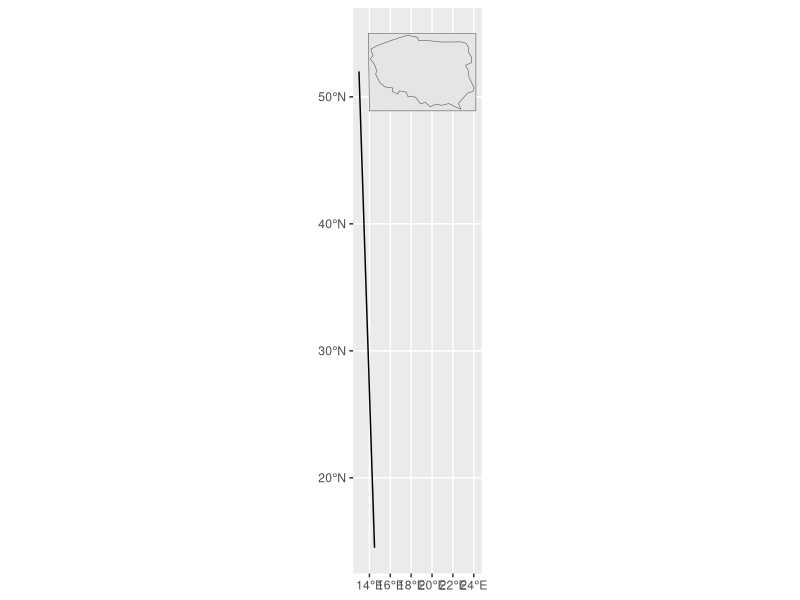

R code for this plot:
## ---- chunk 1
knitr::opts_chunk$set(echo = FALSE)
## ---- chunk 2
library(spData)
library(sf)
library(dplyr)
library(ggplot2)
## ---- chunk 3
lnd_point = st_point(c(18, 53))                 # sfg object
lnd_geom = st_sfc(lnd_point, crs = 4326)           # sfc object
lnd_attrib = data.frame(                           # data.frame object 
  name = "Toruń", 
  temperature = 8,
  date = as.Date("2020-04-25"))
lnd_sf = st_sf(lnd_attrib, geometry = lnd_geom)    # sf object
lnd_sf
## ---- chunk 4
polygon_list = list(rbind(c(13.9,55),c(24.2,55),c(24.2,48.9),c(14,48.9),c(13.9,55)))
kwadrat <- st_polygon(polygon_list) %>%

  st_sfc(crs = 4326) %>%
  st_sf()

## ---- chunk 5
linestring_matrix = rbind(c(13,52),c(14.49))
line <- st_linestring(linestring_matrix) %>%
  
st_sfc(crs = 4326) %>%
st_sf()
## ---- chunk 6
filter(world,name_long == "Poland") -> Polska

ggplot() + 
  geom_sf(data = lnd_sf,fill= NA) +
  geom_sf(data = kwadrat)+
  geom_sf(data = Polska) +
  geom_sf(data = line)
